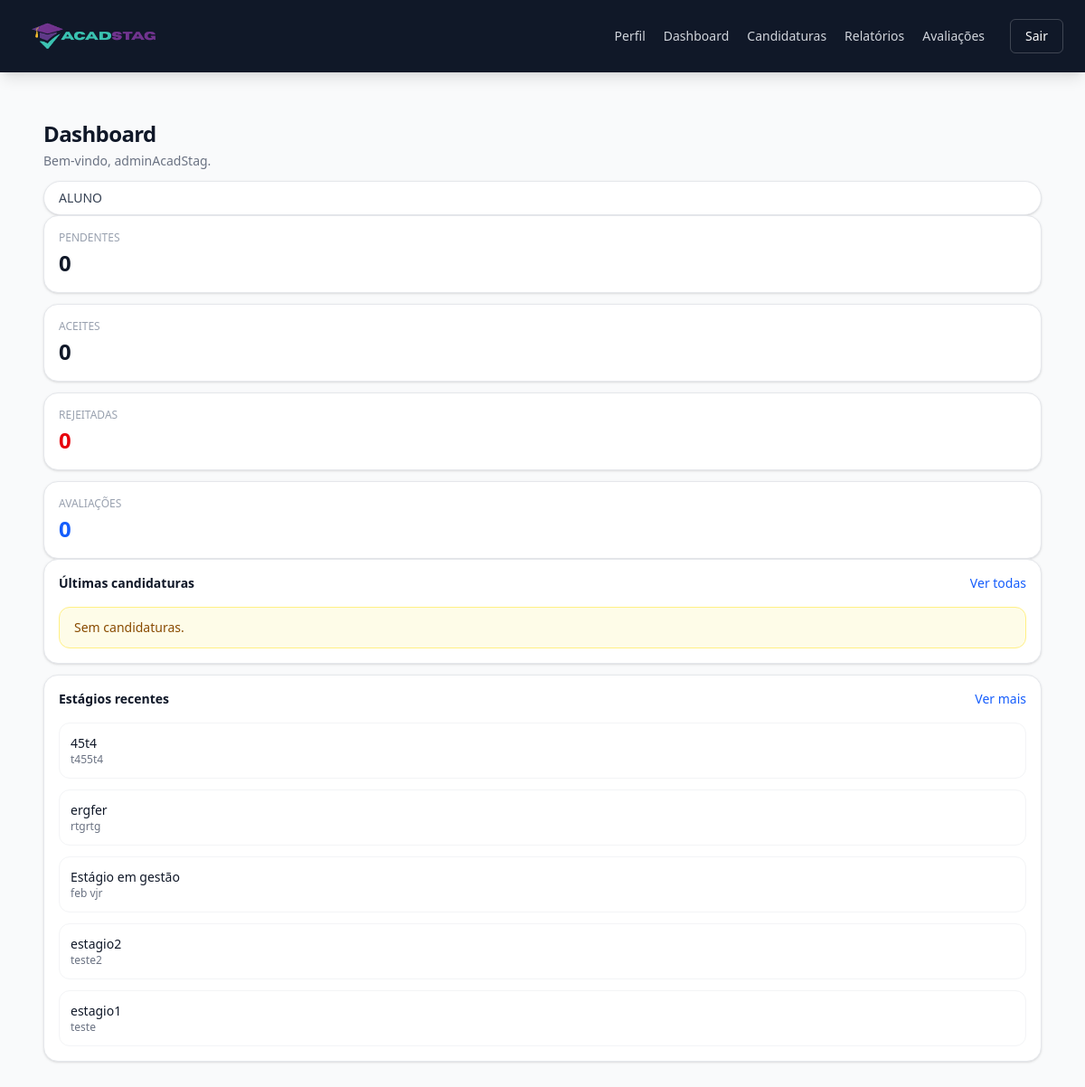
Before: /dashboard/ (signed in) with the older database file.
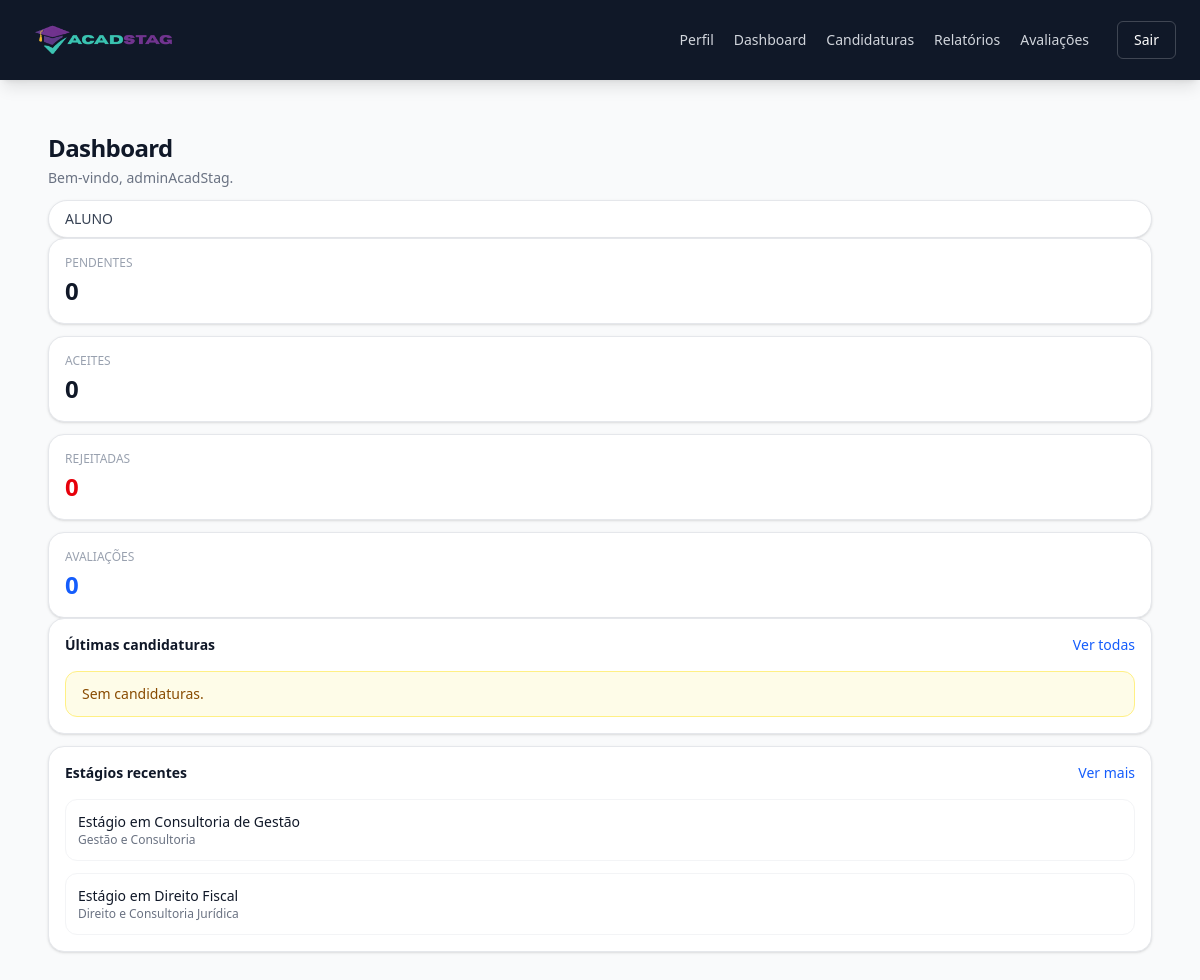
After: the same page with the newer database file.
### estagios/models.py (models this page shows, shortened)
class Estagio(models.Model):
    titulo = models.CharField(max_length=200)
    descricao = models.TextField()
    area = models.CharField(max_length=100)
    duracao_meses = models.IntegerField()
    ativo = models.BooleanField(default=True)
    data_criacao = models.DateTimeField(auto_now_add=True)
    empresa = models.ForeignKey(
        Empresa,
        on_delete=models.CASCADE,
        related_name="estagios"
    )

### dashboard/views.py (the view)
# urls.py: path("dashboard/", views.dashboard_view, name="home"),
@login_required
@role_required("ALUNO", "EMPRESA", "ORIENTADOR", "ADMIN", message="Acesso não autorizado.")
def dashboard_view(request):
    user = request.user
    if user.role == "ALUNO":
        context = _build_aluno_context(user)
    elif user.role == "EMPRESA":
        context = _build_empresa_context(user)
    elif user.role == "ORIENTADOR":
        context = _build_orientador_context(user)
    else:
        context = {}
    return render(request, "dashboard/home.html", context)

### templates/dashboard/home.html (shortened to what the changed rows need)
{% extends "base.html" %}
{% load status_tags %}
{% block content %}
<div class="w-full mx-auto py-5 px-4">
  <div class="flex flex-col lg:flex-row lg:items-center lg:justify-between gap-3 mb-5">
    <div>
      <h2 class="text-2xl font-bold tracking-tight text-gray-900">Dashboard</h2>
    </div>
  </div>
  {% if user.role == "ALUNO" %}
    <div class="grid grid-cols-1 xl:grid-cols-3 gap-3">
      <div class="bg-white border border-gray-200 rounded-2xl shadow-sm p-4">
        <div class="space-y-3">
          {% for e in estagios_recentes %}
            <a
              href="{% url 'estagios:detail' e.id %}"
              class="block rounded-xl border border-gray-100 px-3 py-3 hover:bg-gray-50 transition"
            >
              <p class="text-sm font-medium text-gray-900 truncate">{{ e.titulo }}</p>
              <p class="text-xs text-gray-500 truncate">{{ e.area }}</p>
            </a>
          {% empty %}
            <div class="text-sm text-gray-500">Sem estágios disponíveis.</div>
          {% endfor %}
        </div>
      </div>
    </div>
  {% else %}
    <div class="bg-white border border-gray-200 rounded-2xl shadow-sm p-5">
      <p class="text-sm text-gray-500">Sem dados disponíveis para este perfil.</p>
    </div>
  {% endif %}
</div>
{% endblock %}

Changed rows visible on the page:
removed Estagio: titulo "45t4", area "t455t4"
removed Estagio: titulo "ergfer", area "rtgrtg"
removed Estagio: titulo "Estágio em gestão", area "feb vjr"
removed Estagio: titulo "estagio2", area "teste2"
removed Estagio: titulo "estagio1", area "teste"
added Estagio: titulo "Estágio em Consultoria de Gestão", area "Gestão e Consultoria"
added Estagio: titulo "Estágio em Direito Fiscal", area "Direito e Consultoria Jurídica"
